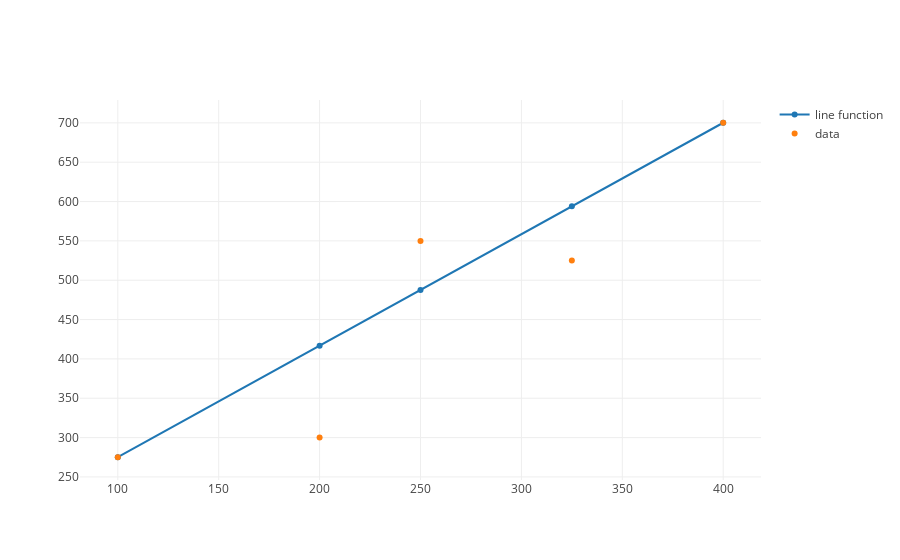

Here is the notebook cell this chart was saved with:
### Markdown cell above
Let's plot this regression formula with our data to get a sense of what it looks like.

### Code cell
# First import the `plotly` libraries and functions in our notebook. 
import plotly
from plotly.offline import init_notebook_mode, iplot
init_notebook_mode(connected=True)

# then import our graph functions --> write it again to avoid errors

def m_b_data(m, b, x_values):
    y_values = list(map(lambda x: m*x + b, x_values))
    return {'x': x_values, 'y': y_values}

def m_b_trace(m, b, x_values, mode = 'lines+markers', name = 'line function'):
    values = m_b_data(m, b, x_values)
    values.update({'mode': mode, 'name': name})
    return values

def trace_values(x_values, y_values, mode = 'markers', name="data", text = []):
    return {'x': x_values, 'y': y_values, 'mode': mode, 'name': name, 'text': text}

def plot(traces, layout = {}):
    if not isinstance(traces, list): raise TypeError('first argument must be a list.  Instead is', traces)
    plotly.offline.iplot({'data': traces, 'layout': layout})
    

regression_trace = m_b_trace(1.417, 133.33, budgets)
scatter_trace = trace_values(budgets, revenues)
plot([regression_trace, scatter_trace])

### Figure 1 — Plotly figure (JSON) as saved in the notebook; plotly's stock layout.template omitted (floating-point values rounded to 4 significant figures)
{"data": [{"mode": "lines+markers", "name": "line function", "type": "scatter", "uid": "62486168-b19f-11e8-b7e0-086d41e3715a", "x": [100, 200, 250, 325, 400], "y": [275.0, 416.7, 487.6, 593.9, 700.1]}, {"mode": "markers", "name": "data", "text": [], "type": "scatter", "uid": "624a4098-b19f-11e8-ac20-086d41e3715a", "x": [100, 200, 250, 325, 400], "y": [275, 300, 550, 525, 700]}], "layout": {}}
